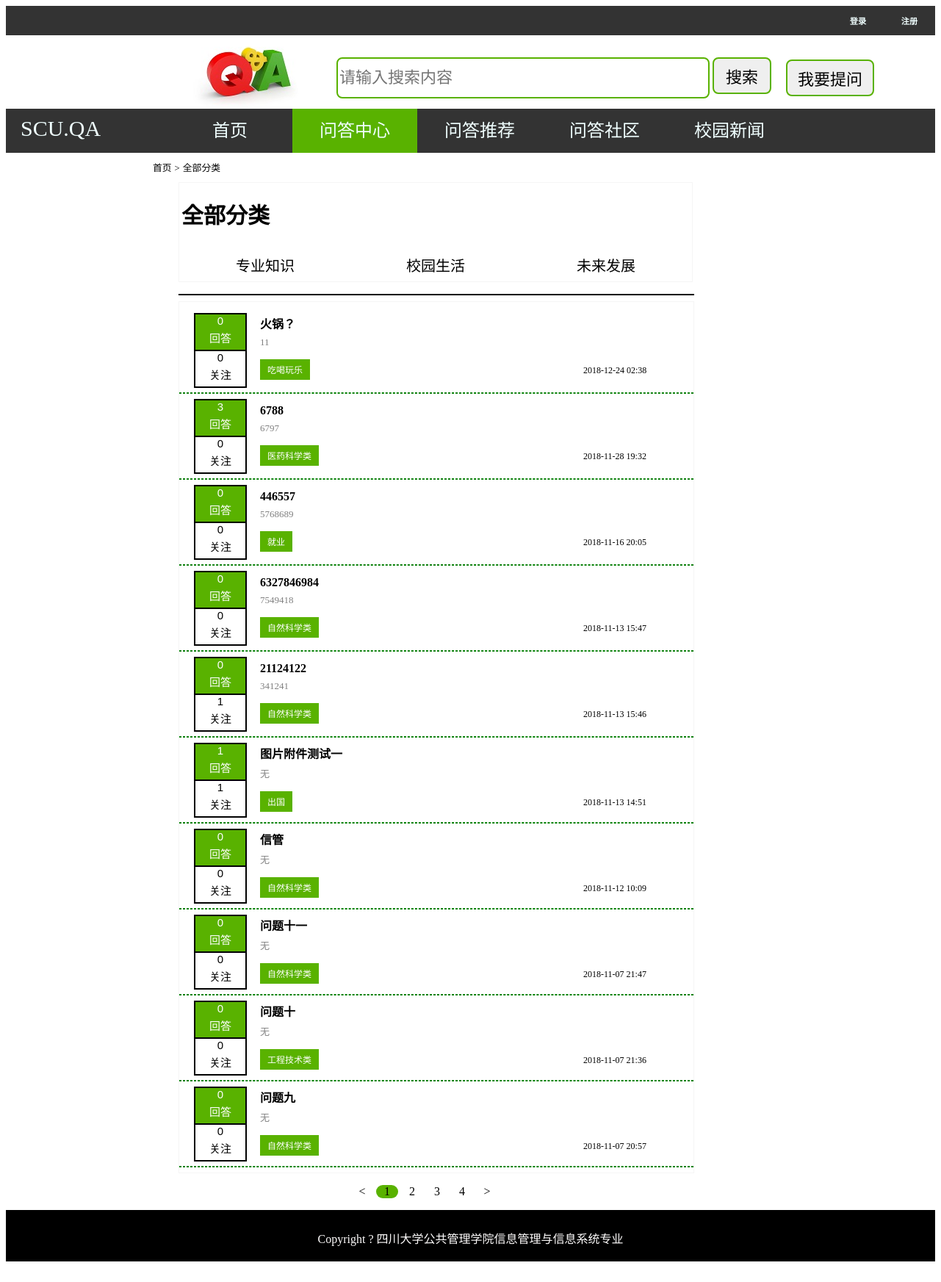
The app's page /type_all/ with its own data.
### QA/models.py (models this page shows)
class First_type(models.Model):
    ptid = models.IntegerField(unique=True, primary_key=True)
    pyname = models.CharField(max_length=50)

class Question(models.Model):
    qauthor = models.ForeignKey(User, on_delete=models.CASCADE)
    ftype = models.ForeignKey(First_type,on_delete=models.CASCADE)
    stype = models.ForeignKey(Second_type,on_delete=models.CASCADE)
    qtitle = models.CharField(max_length=100)
    qcontent = models.TextField(max_length=500)
    q_time = models.DateTimeField(auto_now_add=True)
    q_img = models.ImageField(blank=True, null=True,upload_to='question_img')
    q_file = models.FileField(blank=True, null=True, upload_to='question_file')

class Second_type(models.Model):
    tid = models.IntegerField(unique=True, primary_key=True)
    tname = models.CharField(max_length=50)
    Ptype = models.ForeignKey(First_type, on_delete=models.CASCADE)

### QA/views.py (the view)
# urls.py: url(r'^type_all/$', views.type_all, name='type_all'),
def type_all(req):
    ftypes = models.First_type.objects.all()
    questions = models.Question.objects.all().order_by('-q_time')
    paginator = Paginator(questions, 10)
    page = req.GET.get('page', 1)
    currentPage = int(page)
    try:
        print(page)
        questions = paginator.page(page)
    except PageNotAnInteger:
        questions = paginator.page(1)
    except EmptyPage:
        questions = paginator.page(paginator.num_pages)
    return render(req,'type_all.html',locals())

### templates/type_all.html (shortened to what this page needs)
{% extends "base1.html" %}
{% load staticfiles %}
{% block css %}
    <link rel="stylesheet" type="text/css" href="{% static 'css/base.css' %}" >
    <link rel="stylesheet" type="text/css" href="{% static 'css/type.css' %}" >
{% endblock %}
{% block content %}
    <div class="types">
        <div class="type_header">
            <a href="/index/">首页</a>
            <span>></span>
            <a href="/type_all/">全部分类</a>
        </div>
        <table class="type_category">
            <tr><td><h1>全部分类</h1></td></tr>
            <tr>
                {% for ftype in ftypes %}
                    <td><a href="/type1-{{ ftype.ptid }}/">{{ ftype.pyname}}</a></td>
                {% endfor %}
            </tr>
        </table>
        <hr style="border: 1px black solid;margin-left: 35px;width: 700px">
        <div class="type_question">
            {% for question in questions %}
                <div class="type_question_left">
                    <div class="question_answers">{{ question.answer_set.count }}<p>回答</p></div>
                    <div class="question_favorites">{{ question.question_favorite_set.count }}<p>关注</p></div>
                </div>
                <div class="type_question_right">
                    <div class="type_title"><a href="/detail-{{ question.id }}/">{{question.qtitle}}</a></div>
                    <div class="type_content">{{ question.qcontent }}</div>
                    <div class="type_button">
                        <div class="type_name"><a href="/type2-{{ question.stype.tid }}/">{{ question.stype.tname }}</a></div>
                        <span>{{ question.q_time|date:"Y-m-d H:i" }}</span>
                    </div>
                </div>
                <hr style="border: 1px dashed green">
            {% endfor %}
        </div>
        <div class="pagination">
            <ul>
                {% if questions.has_previous %}
                    <li class="previous"><a href="/type_all/?page={{ questions.previous_page_number }}"><</a></li>
                {% else %}
                    <li class="previous disabled"><a href="#"><</a></li>
                {% endif %}
                {% for num in paginator.page_range %}
                    {% if num == currentPage %}
                        <li class="pactive"><a href="/type_all/?page={{ num }}">{{ num }}</a></li>
                    {% else %}
                        <li><a href="/type_all/?page={{ num }}">{{ num }}</a></li>
                    {% endif %}
                {% endfor %}
                {% if questions.has_next %}
                    <li class="next"><a href="/type_all/?page={{ questions.next_page_number }}">></a></li>
                {% else %}
                    <li class="next disabled"><a href="#">></a></li>
                {% endif %}
            </ul>
        </div>
    </div>
{% endblock content%}

### static/css/type.css (style rules this page uses)
.types { min-height:600px; width: 700px; margin-left:200px; }
.type_header { height: 30px; margin-top: 10px; }
.type_header a { text-decoration:none; height: 30px; color: black; font-size:80%; }
.type_header span { font-size:80%; height: 40px; color: black; }
.type_category { border: 1px solid whitesmoke; height:60px; width: 700px; margin-left:35px; margin-right:35px; }
.type_category h1 { font-size: 30px; }
.type_category td { width: 80px; height: 40px; line-height: 44px; }
.type_category a { text-align: center; display: block; text-decoration:none; height: 40px; max-width: 300px; color: black; font-size:20px; }
.type_question { border: 1px solid whitesmoke; width: 700px; margin-left: 35px; margin-right: 35px; font-size:15px; }
.type_question_left { font-size: 15px; font-family: Arial; margin-left: 20px; width: 70px; height: 100px; float: left; border: 1px solid black; text-align: center; }
.type_question_left p { line-height: 1px; }
.question_answers { color: white; background: #59B200; border: 1px solid black; }
.question_favorites { border: 1px solid black; }
.type_question_right { margin-left:110px; width:550px; height: 100px; }
.type_title { font-size: 16px; font-weight: 700; width: 550px; white-space: nowrap; text-overflow: ellipsis; overflow:hidden; }
.type_title a { text-decoration:none; color: black; line-height: 200%; }
.type_content { font-weight:300; font-size: 13px; color: grey; text-overflow:ellipsis; overflow:hidden; white-space: nowrap; }
.type_button { margin-top: 15px; font-size: 12px; font-weight: 500; }
.type_name { float: left; width: 100px; }
.type_name a { display: inline-block; padding:5px 10px; background-color: #59B200; color: white; text-decoration: none; }
.type_button span { line-height: 250%; margin-left: 340px; }
.pagination { text-align: center; }
.pagination li { width: 30px; list-style: none; display: inline-block; }
.pagination a { text-decoration: none; color: black; }
.pactive { border-radius: 20px; background-color: #59B200; }

### records on screen
First_type: pyname "专业知识"
First_type: pyname "校园生活"
First_type: pyname "未来发展"
Question: answer_set.count "0", question_favorite_set.count "0", qtitle "火锅？", qcontent "11", stype.tname "吃喝玩乐", q_time "2018-12-24 02:38"
Question: answer_set.count "3", question_favorite_set.count "0", qtitle "6788", qcontent "6797", stype.tname "医药科学类", q_time "2018-11-28 19:32"
Question: answer_set.count "0", question_favorite_set.count "0", qtitle "446557", qcontent "5768689", stype.tname "就业", q_time "2018-11-16 20:05"
Question: answer_set.count "0", question_favorite_set.count "0", qtitle "6327846984", qcontent "7549418", stype.tname "自然科学类", q_time "2018-11-13 15:47"
Question: answer_set.count "0", question_favorite_set.count "1", qtitle "21124122", qcontent "341241", stype.tname "自然科学类", q_time "2018-11-13 15:46"
Question: answer_set.count "1", question_favorite_set.count "1", qtitle "图片附件测试一", qcontent "无", stype.tname "出国", q_time "2018-11-13 14:51"
Question: answer_set.count "0", question_favorite_set.count "0", qtitle "信管", qcontent "无", stype.tname "自然科学类", q_time "2018-11-12 10:09"
Question: answer_set.count "0", question_favorite_set.count "0", qtitle "问题十一", qcontent "无", stype.tname "自然科学类", q_time "2018-11-07 21:47"
Question: answer_set.count "0", question_favorite_set.count "0", qtitle "问题十", qcontent "无", stype.tname "工程技术类", q_time "2018-11-07 21:36"
Question: answer_set.count "0", question_favorite_set.count "0", qtitle "问题九", qcontent "无", stype.tname "自然科学类", q_time "2018-11-07 20:57"

### other values on screen
{{ num }} "1"
{{ num }} "2" "3" "4"
